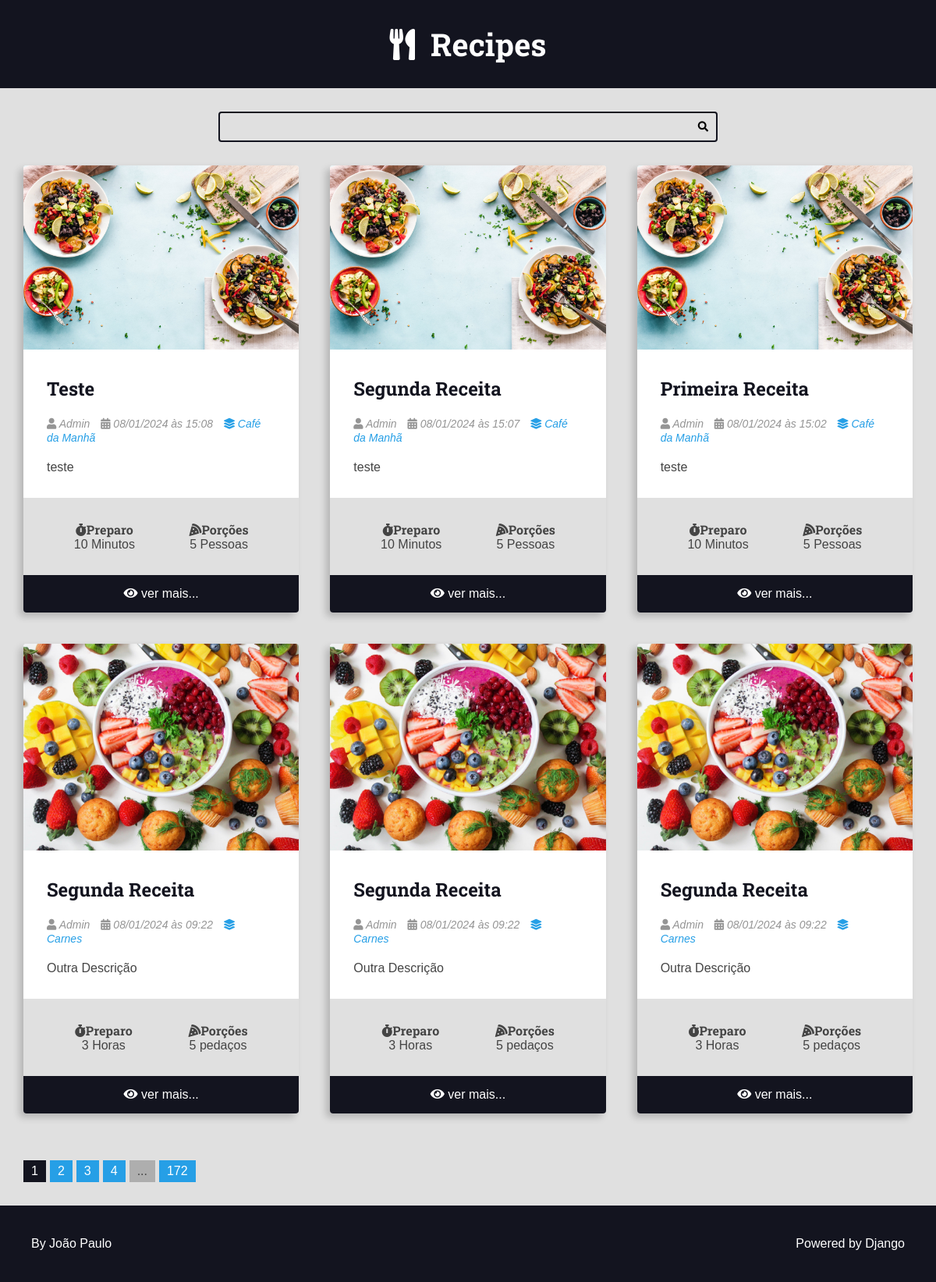
The page / on the database its author committed.
### recipes/models.py (models this page shows, shortened)
class Recipe(models.Model):
    title = models.CharField(max_length=65)
    description = models.CharField(max_length=165)
    slug = models.SlugField(unique=True)
    preparation_time = models.IntegerField()
    preparation_time_unit = models.CharField(max_length=65)
    servings = models.IntegerField()
    servings_unit = models.CharField(max_length=65)
    preparation_steps = models.TextField()
    preparation_steps_is_html = models.BooleanField(default=False)
    created_at = models.DateTimeField(auto_now_add=True)
    update_at = models.DateTimeField(auto_now=True)
    is_published = models.BooleanField(default=False)
    cover = models.ImageField(upload_to='recipes/covers/%Y/%m/%d', blank=True,default='')
    category = models.ForeignKey(Category, on_delete = models.SET_NULL, null=True, blank=True,default=None)
    author = models.ForeignKey(User, on_delete = models.SET_NULL, null=True)

class Category(models.Model):
    name = models.CharField(max_length = 65)

### recipes/views.py (the view)
# urls.py: 2. Add a URL to urlpatterns:  path('', views.home, name='home')
def home(request):
    recipes = Recipe.objects.filter(
        is_published=True,
    ).order_by('-id')
    page_obj, pagination_range = make_pagination(request, recipes, PER_PAGE)
    return render(request, 'recipes/pages/home.html', context={
        'recipes': page_obj,
        'pagination_range': pagination_range
    })

### utils/pagination.py (called while the page is built)
def make_pagination(request,queryset,per_page,qty_pages=4):
    try:
        current_page = int(request.GET.get('page',1))
    except ValueError:
        current_page = 1
    paginator = Paginator(queryset, per_page)
    page_obj = paginator.get_page(current_page)
    pagination_range = make_pagination_range(
        paginator.page_range,
        qty_pages,
        current_page,
    )
    return page_obj, pagination_range

### recipes/templates/recipes/pages/home.html (shortened to what this page needs)
{% extends 'global/base.html' %}
{% block content %}
<div class="main-content main-content-list container">
{% for recipe in recipes %}
    {% include 'recipes/partials/recipe.html' %}
{% empty %}
    <div class="center m-y">
        <h1>No recipes found here 🥲</h1>
    </div>
{% endfor %}
</div>
{% endblock content %}

### recipes/templates/recipes/partials/recipe.html (shortened to what this page needs)
<div class="recipe recipe-list-item">
    {% if recipe.cover %}
        <div class="recipe-cover">
            <a href="{% url 'recipes:recipe' recipe.id %}">
                <img src="{{ recipe.cover.url }}" alt="Temporário">
            </a>
        </div>
    {% endif %}
    <div class="recipe-title-container">
        <h2 class="recipe-title">
            <a href="{% url 'recipes:recipe' recipe.id %}">
        {{ recipe.title }}
            </a>
        </h2>
    </div>
    <div class="recipe-author">
        {% if recipe.author is not None %}
            <span class="recipe-author-item">
                <i class="fas fa-user"></i>
                {% if recipe.author.first_name %}
                    {{ recipe.author.first_name }} {{ recipe.author.last_name }}
                {% else %}
                    {{ recipe.author.username }}
                {% endif %}
            </span>
        {% endif %}
        <span class="recipe-author-item">
            <i class="fas fa-calendar-alt"></i>
            {{ recipe.created_at|date:"d/m/Y" }} às {{ recipe.created_at|date:"H:i" }}
        </span>
        {% if recipe.category is not None %}
            <span class="recipe-author-item">
                <a href="{% url 'recipes:category' recipe.category.id %}">
                    <i class="fas fa-layer-group"></i>
                    <span>{{recipe.category.name}}</span>
                </a>
            </span>
        {% endif %}
    </div>
    <div class="recipe-content">
        <p>{{ recipe.description }}</p>
    </div>
    <div class="recipe-meta-container">
        <div class="recipe-meta recipe-preparation">
            <h3 class="recipe-meta-title"><i class="fas fa-stopwatch"></i>Preparo</h3>
            <div class="recipe-meta-text">
                {{ recipe.preparation_time }} {{ recipe.preparation_time_unit }}
            </div>
        </div>
        <div class="recipe-meta recipe-servings">
            <h3 class="recipe-meta-title"><i class="fas fa-pizza-slice"></i>Porções</h3>
            <div class="recipe-meta-text">
                {{ recipe.servings }} {{ recipe.servings_unit }}
            </div>
        </div>
    </div>
    {% if is_detail_page is not True %}
        <footer class="recipe-footer">
            <a class="recipe-read-more button button-dark button-full-width" href="{% url 'recipes:recipe' recipe.id %}">
                <i class="fas fa-eye"></i>
                <span>ver mais...</span>
            </a>
        </footer>
    {% endif %}
</div>

### recipes/static/recipes/css/styles.css (style rules this page uses)
:root { --color-primary: #269fe6; --color-primary-hover: #2086c2; --color-primary-dark: #13141f; --color-primary-dark-hover: #212336; --color-primary-light: #d4ecfa; --color-primary-light-hover: #bdd8e7; --color-white: #fff; --color-black: #000; --color-dark-text: #444; --color-info-light: #cce5ff; --color-debug-light: #cce5ff; --color-success-light: #d4edda; --color-alert-light: #fff3cd; --color-warning-light: #fff3cd; --color-error-light: #f8d7da; --color-info-dark: #4d86c4; --color-debug-dark: #4d86c4; --color-success-dark: #4a9c5d; --color-alert-dark: #927f40; --color-warning-dark: #927f40; --color-error-dark: #da525d; --color-gray-0: #f9f9f9; --color-gray-1: #e0e0e0; --color-gray-2: #c7c7c7; --color-gray-3: #aeaeae; --color-gray-4: #959595; --color-gray-5: #7d7d7d; --color-gray-6: #646464; --color-gray-7: #4b4b4b; --color-gray-8: #323232; --color-gray-9: #191919; --font-primary: sans-serif; --font-headings: 'Roboto Slab', serif; --spacing-gutter-medium: 3rem; --spacing-gutter-large: 4rem; }
* { padding: 0; margin: 0; box-sizing: border-box; }
html { font-size: 62.5%; }
body { font-size: 1.6rem; font-family: var(--font-primary); background: var(--color-gray-1); color: var(--color-dark-text); }
h1, h2, h3, h4, h5, h6 { font-family: var(--font-headings); }
.container { max-width: 144rem; margin: 0 auto; padding: var(--spacing-gutter-medium); }
.main-content { padding-top: 0; }
.main-content-list { display: grid; grid-template-columns: repeat(auto-fit, minmax(340px, 1fr)); gap: var(--spacing-gutter-large); }
.recipe { background: var(--color-white); box-shadow: -5px 5px 10px rgba(0, 0, 0, 0.2); transform: scale(1); transition: all 300ms ease-in-out; border-radius: 0.4rem; overflow: hidden; }
.recipe img { max-width: 100%; }
.recipe-list-item { max-width: 64rem; height: fit-content; }
.recipe-title-container { padding: var(--spacing-gutter-medium); padding-bottom: 2rem; }
.recipe-title-container a { text-decoration: none; color: var(--color-primary-dark); }
.recipe-author { padding: 0 var(--spacing-gutter-medium); }
.recipe-content { padding: var(--spacing-gutter-medium); padding-top: 2rem; }
.recipe-author-item { color: var(--color-gray-4); margin-right: 1rem; font-style: italic; font-size: 1.4rem; }
.recipe-author a { color: var(--color-primary); transition: all 300ms ease-in-out; text-decoration: none; }
.recipe-meta-container { display: flex; flex-flow: row wrap; padding: var(--spacing-gutter-medium); background: var(--color-gray-1); }
.recipe-meta { display: flex; flex-flow: column nowrap; flex-shrink: 1; flex-grow: 1; text-align: center; }
.recipe-meta-title { font-size: 1.6rem; }
.recipe-footer a { background: var(--color-primary-dark); display: block; color: var(--color-white); text-decoration: none; text-align: center; padding: 1.5rem var(--spacing-gutter-medium); transition: all 300ms ease-in-out; }

### rows shown on the page
Recipe: cover (picture), title "Teste", author.first_name "Admin", created_at "08/01/2024", created_at "15:08", category.name "Café da Manhã", description "teste", preparation_time "10", preparation_time_unit "Minutos", servings "5", servings_unit "Pessoas"
Recipe: cover (picture), title "Segunda Receita", author.first_name "Admin", created_at "08/01/2024", created_at "15:07", category.name "Café da Manhã", description "teste", preparation_time "10", preparation_time_unit "Minutos", servings "5", servings_unit "Pessoas"
Recipe: cover (picture), title "Primeira Receita", author.first_name "Admin", created_at "08/01/2024", created_at "15:02", category.name "Café da Manhã", description "teste", preparation_time "10", preparation_time_unit "Minutos", servings "5", servings_unit "Pessoas"
Recipe: cover (picture), title "Segunda Receita", author.first_name "Admin", created_at "08/01/2024", created_at "09:22", category.name "Carnes", description "Outra Descrição", preparation_time "3", preparation_time_unit "Horas", servings "5", servings_unit "pedaços"
Recipe: cover (picture), title "Segunda Receita", author.first_name "Admin", created_at "08/01/2024", created_at "09:22", category.name "Carnes", description "Outra Descrição", preparation_time "3", preparation_time_unit "Horas", servings "5", servings_unit "pedaços"
Recipe: cover (picture), title "Segunda Receita", author.first_name "Admin", created_at "08/01/2024", created_at "09:22", category.name "Carnes", description "Outra Descrição", preparation_time "3", preparation_time_unit "Horas", servings "5", servings_unit "pedaços"

### other values the page prints
{{ page }} "1"
{{ page }} "2" "3" "4"
{{ pagination_range.total_pages }} "172"
